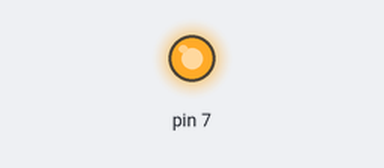
The sketch below on a simulated Arduino Uno, built with avr-gcc and run on an emulated ATmega328P. Shown: output pins drawn as LEDs (lit = HIGH).

Above: at 0.1 s.
Timing chart, 0 to 1.6 s (numbered marks = the images above):
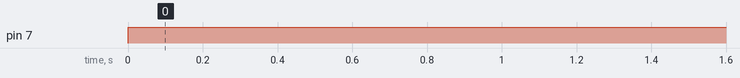

Measured:
- by itself, pin 7: LOW → HIGH at 0.00 s

The sketch:

20171107_teste.ino
```cpp
void setup() {
  Serial.begin(9600);
  while(!Serial){
  }
  pinMode(7, OUTPUT);
}

void loop() {
digitalWrite(7,HIGH);
}
```
